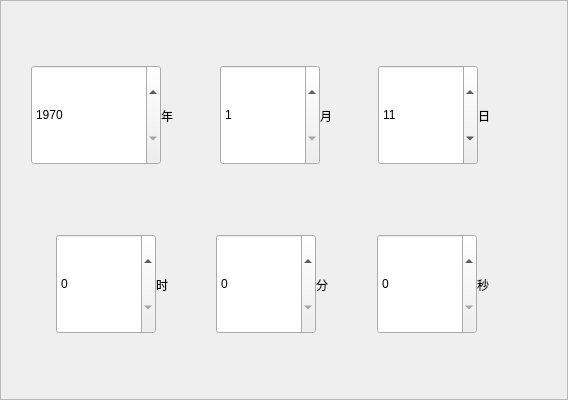
<?xml version="1.0" encoding="UTF-8"?>
<ui version="4.0">
 <class>Dialog_DateTimeSetting</class>
 <widget class="QWidget" name="Dialog_DateTimeSetting">
  <property name="geometry">
   <rect>
    <x>0</x>
    <y>0</y>
    <width>568</width>
    <height>400</height>
   </rect>
  </property>
  <property name="minimumSize">
   <size>
    <width>568</width>
    <height>400</height>
   </size>
  </property>
  <property name="windowTitle">
   <string>Form</string>
  </property>
  <layout class="QVBoxLayout" name="verticalLayout">
   <property name="spacing">
    <number>0</number>
   </property>
   <property name="leftMargin">
    <number>0</number>
   </property>
   <property name="topMargin">
    <number>0</number>
   </property>
   <property name="rightMargin">
    <number>0</number>
   </property>
   <property name="bottomMargin">
    <number>0</number>
   </property>
   <item>
    <widget class="QFrame" name="frame">
     <property name="minimumSize">
      <size>
       <width>568</width>
       <height>400</height>
      </size>
     </property>
     <property name="frameShape">
      <enum>QFrame::StyledPanel</enum>
     </property>
     <property name="frameShadow">
      <enum>QFrame::Raised</enum>
     </property>
     <layout class="QVBoxLayout" name="verticalLayout_2">
      <property name="spacing">
       <number>0</number>
      </property>
      <property name="leftMargin">
       <number>30</number>
      </property>
      <property name="topMargin">
       <number>30</number>
      </property>
      <property name="rightMargin">
       <number>30</number>
      </property>
      <property name="bottomMargin">
       <number>30</number>
      </property>
      <item>
       <layout class="QHBoxLayout" name="horizontalLayout">
        <property name="spacing">
         <number>0</number>
        </property>
        <property name="sizeConstraint">
         <enum>QLayout::SetNoConstraint</enum>
        </property>
        <property name="topMargin">
         <number>20</number>
        </property>
        <property name="bottomMargin">
         <number>20</number>
        </property>
        <item>
         <widget class="QSpinBox" name="year">
          <property name="minimumSize">
           <size>
            <width>130</width>
            <height>100</height>
           </size>
          </property>
          <property name="minimum">
           <number>1970</number>
          </property>
          <property name="maximum">
           <number>9999</number>
          </property>
         </widget>
        </item>
        <item>
         <widget class="QLabel" name="label_2">
          <property name="text">
           <string>年</string>
          </property>
         </widget>
        </item>
        <item>
         <widget class="QSpinBox" name="month">
          <property name="minimumSize">
           <size>
            <width>100</width>
            <height>100</height>
           </size>
          </property>
          <property name="minimum">
           <number>1</number>
          </property>
          <property name="maximum">
           <number>12</number>
          </property>
         </widget>
        </item>
        <item>
         <widget class="QLabel" name="label_3">
          <property name="text">
           <string>月</string>
          </property>
         </widget>
        </item>
        <item>
         <widget class="QSpinBox" name="day">
          <property name="minimumSize">
           <size>
            <width>100</width>
            <height>100</height>
           </size>
          </property>
          <property name="sizeIncrement">
           <size>
            <width>0</width>
            <height>0</height>
           </size>
          </property>
          <property name="minimum">
           <number>1</number>
          </property>
          <property name="maximum">
           <number>31</number>
          </property>
          <property name="value">
           <number>11</number>
          </property>
         </widget>
        </item>
        <item>
         <widget class="QLabel" name="label_4">
          <property name="text">
           <string>日</string>
          </property>
         </widget>
        </item>
       </layout>
      </item>
      <item>
       <layout class="QHBoxLayout" name="horizontalLayout_2">
        <property name="spacing">
         <number>0</number>
        </property>
        <property name="sizeConstraint">
         <enum>QLayout::SetNoConstraint</enum>
        </property>
        <property name="leftMargin">
         <number>25</number>
        </property>
        <property name="topMargin">
         <number>20</number>
        </property>
        <property name="bottomMargin">
         <number>20</number>
        </property>
        <item>
         <widget class="QSpinBox" name="hour">
          <property name="minimumSize">
           <size>
            <width>100</width>
            <height>100</height>
           </size>
          </property>
          <property name="maximum">
           <number>23</number>
          </property>
         </widget>
        </item>
        <item>
         <widget class="QLabel" name="label_5">
          <property name="text">
           <string>时</string>
          </property>
         </widget>
        </item>
        <item>
         <widget class="QSpinBox" name="min">
          <property name="minimumSize">
           <size>
            <width>100</width>
            <height>100</height>
           </size>
          </property>
          <property name="maximum">
           <number>59</number>
          </property>
         </widget>
        </item>
        <item>
         <widget class="QLabel" name="label_6">
          <property name="text">
           <string>分</string>
          </property>
         </widget>
        </item>
        <item>
         <widget class="QSpinBox" name="sec">
          <property name="minimumSize">
           <size>
            <width>100</width>
            <height>100</height>
           </size>
          </property>
          <property name="maximum">
           <number>59</number>
          </property>
         </widget>
        </item>
        <item>
         <widget class="QLabel" name="label_7">
          <property name="text">
           <string>秒</string>
          </property>
         </widget>
        </item>
       </layout>
      </item>
     </layout>
    </widget>
   </item>
  </layout>
 </widget>
 <resources/>
 <connections/>
</ui>
